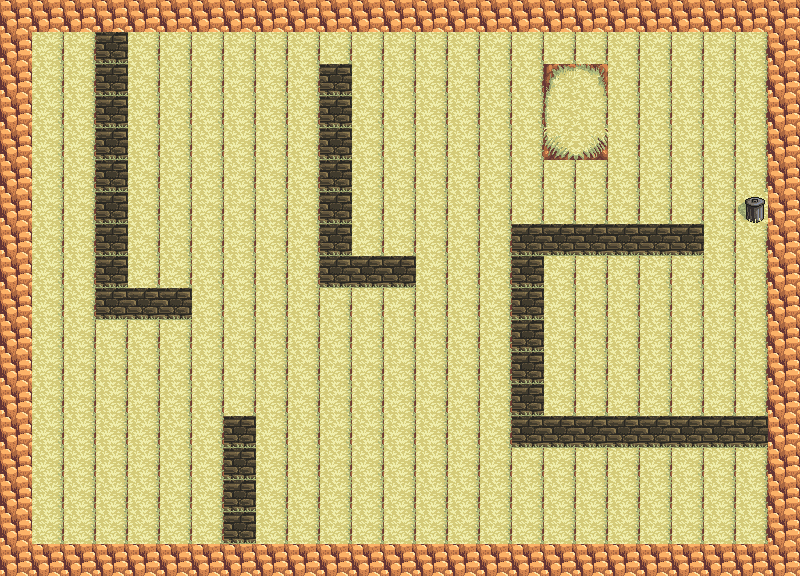

Tiled map render using the project's own tile images. Description and the whole map definition, tile-layer contents included, below:
An orthogonal 25x18 tile map with 32x32 px tiles, 1 tile layer (Tile Layer 1) and 14 objects (trashcan).

<map version="1.0" orientation="orthogonal" renderorder="right-down" width="25" height="18" tilewidth="32" tileheight="32" nextobjectid="314">
 <tileset firstgid="1" name="map" tilewidth="32" tileheight="32" tilecount="40" columns="8">
  <image source="map.jpg" trans="1bd56a" width="256" height="160" />
 </tileset>
 <layer name="Tile Layer 1" width="25" height="18">
  <data encoding="csv">
1,1,1,1,1,1,1,1,1,1,1,1,1,1,1,1,1,1,1,1,1,1,1,1,1,
1,28,28,8,28,28,28,28,28,28,28,28,28,28,28,28,28,28,28,28,28,28,28,28,1,
1,28,28,8,28,28,28,28,28,28,8,28,28,28,28,28,28,22,17,28,28,28,28,28,1,
1,28,28,8,28,28,28,28,28,28,8,28,28,28,28,28,28,27,28,28,28,28,28,28,1,
1,28,28,8,28,28,28,28,28,28,8,28,28,28,28,28,28,29,21,28,28,28,28,28,1,
1,28,28,8,28,28,28,28,28,28,8,28,28,28,28,28,28,28,28,28,28,28,28,28,1,
1,28,28,8,28,28,28,28,28,28,8,28,28,28,28,28,28,28,28,28,28,28,28,24,1,
1,28,28,8,28,28,28,28,28,28,8,28,28,28,28,28,8,8,8,8,8,8,28,28,1,
1,28,28,8,28,28,28,28,28,28,8,8,8,28,28,28,8,28,28,28,28,28,28,28,1,
1,28,28,8,8,8,28,28,28,28,28,28,28,28,28,28,8,28,28,28,28,28,28,28,1,
1,28,28,28,28,28,28,28,28,28,28,28,28,28,28,28,8,28,28,28,28,28,28,28,1,
1,28,28,28,28,28,28,28,28,28,28,28,28,28,28,28,8,28,28,28,28,28,28,28,1,
1,28,28,28,28,28,28,28,28,28,28,28,28,28,28,28,8,28,28,28,28,28,28,28,1,
1,28,28,28,28,28,28,8,28,28,28,28,28,28,28,28,8,8,8,8,8,8,8,8,1,
1,28,28,28,28,28,28,8,28,28,28,28,28,28,28,28,28,28,28,28,28,28,28,28,1,
1,28,28,28,28,28,28,8,28,28,28,28,28,28,28,28,28,28,28,28,28,28,28,28,1,
1,28,28,28,28,28,28,8,28,28,28,28,28,28,28,28,28,28,28,28,28,28,28,28,1,
1,1,1,1,1,1,1,1,1,1,1,1,1,1,1,1,1,1,1,1,1,1,1,1,1
</data>
 </layer>
 <objectgroup name="HitBoxes">
  <object id="299" x="511.173" y="225.662" width="192" height="32" />
  <object id="300" x="512" y="416" width="256" height="32" />
  <object id="301" x="512" y="224" width="32" height="224" />
  <object id="302" x="320" y="64" width="32" height="224" />
  <object id="303" x="320" y="256" width="96" height="32" />
  <object id="304" x="96" y="32" width="32" height="288" />
  <object id="305" x="96" y="288" width="96" height="32" />
  <object id="306" x="224" y="416" width="32" height="128" />
  <object id="307" x="0" y="0" width="800" height="32" />
  <object id="308" x="768" y="0" width="32" height="576" />
  <object id="309" x="0" y="544" width="800" height="32" />
  <object id="310" x="0" y="0" width="32" height="544" />
  <object id="311" x="544" y="64" width="64" height="96" />
  <object id="312" name="trashcan" x="736" y="192" width="32" height="32" />
 </objectgroup>
</map>